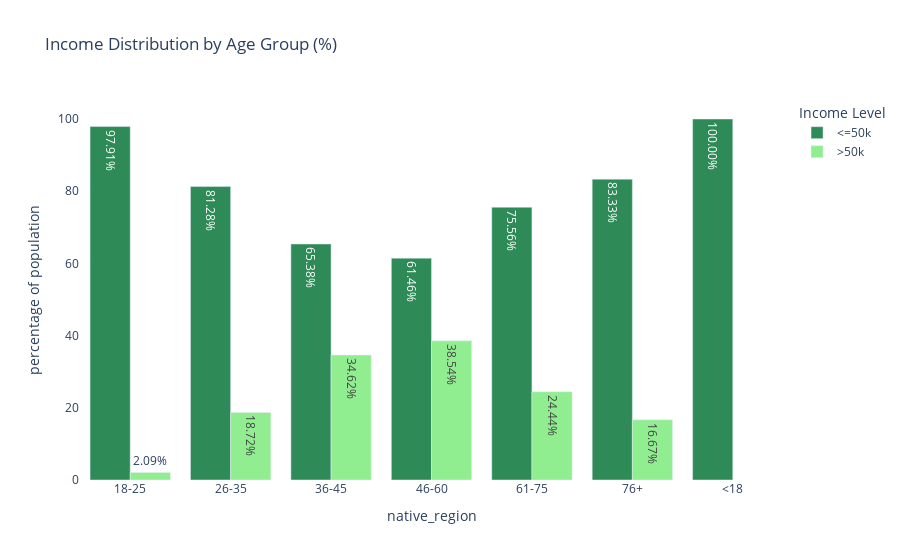
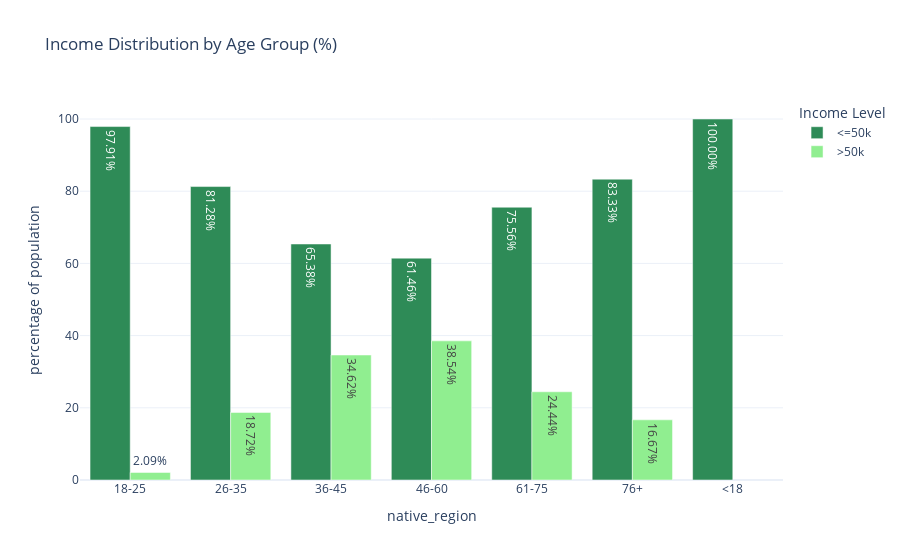
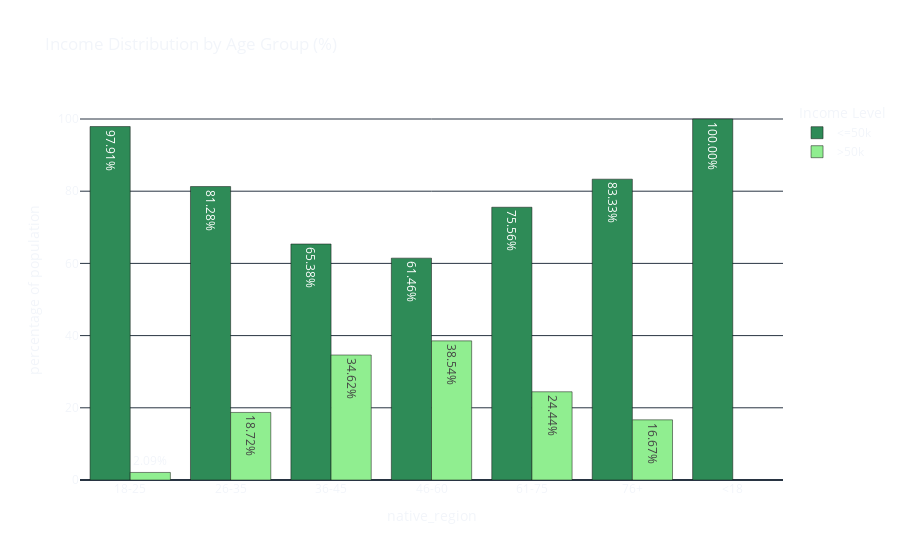
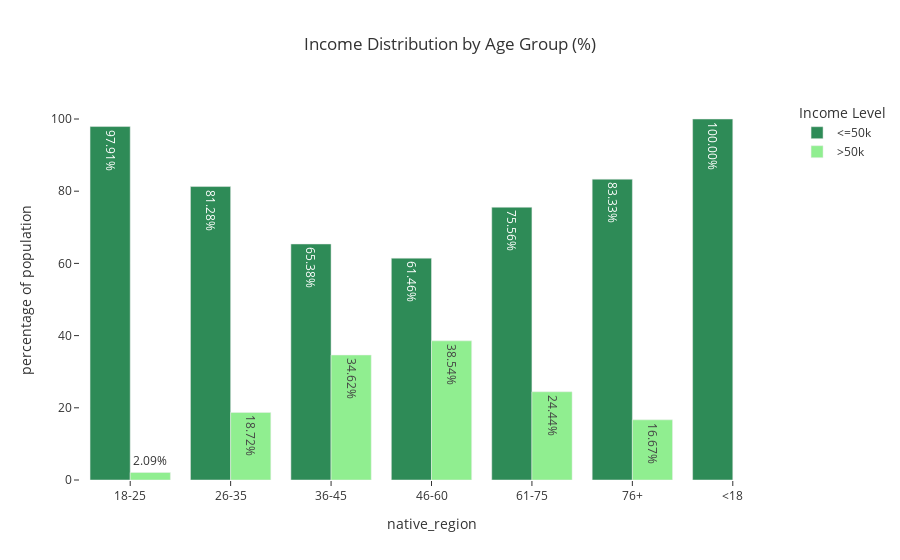

The notebook cell saved with these charts, in order:
### Markdown cell above
All individuals under 18 earn <=50K, likely due to being students, minors, or ineligible for full-time employment. Extremely few young adults (2.1%) exceed 50K, as most are early in their careers, pursuing education, or in entry-level jobs. For the 26-35 age group, there's a noticeable improvement — roughly 1 in 5 individuals in this group earn >50K, reflecting early career progression and accumulation of qualifications/experience. A substantial income increase is seen in the 36-45 age group: over a third now earn >50K. This is typically considered prime earning age where individuals settle into stable, higher-paying positions. Highest proportion of >50K earners is seen amongst individuals aged between 46 and 60— nearly 4 in 10. This reflects career maturity, peak seniority levels, and accumulated experience. There's a drop-off in high incomes as many transition to retirement, part-time, or less demanding roles in the age group 61-75. Yet about 1 in 4 still earn >50K. Most in 76+ age group earn <=50K, likely due to retirement, pensions, or fixed incomes — but a small minority still earn higher incomes, possibly through continued work or investments.

### Code cell
themes = ["plotly", "plotly_white", "plotly_dark", "ggplot2", "seaborn", "simple_white", "presentation", "xgridoff", "gridon", "none"]
for theme in themes:
  fig.update_layout(template=theme)

  fig.show()

### Figure 1 — Plotly figure (JSON) as saved in the notebook; plotly's stock layout.template omitted (floating-point values rounded to 4 significant figures)
{"data": [{"alignmentgroup": "True", "hovertemplate": "income=<=50k<br>age_group=%{x}<br>percentage=%{text}<extra></extra>", "legendgroup": "<=50k", "marker": {"color": "seagreen", "pattern": {"shape": ""}}, "name": "<=50k", "offsetgroup": "<=50k", "orientation": "v", "showlegend": true, "text": [97.91, 81.28, 65.38, 61.46, 75.56, 83.33, 100.0], "textposition": "auto", "texttemplate": "%{text:.2f}%", "type": "bar", "x": ["18-25", "26-35", "36-45", "46-60", "61-75", "76+", "<18"], "xaxis": "x", "y": [97.91, 81.28, 65.38, 61.46, 75.56, 83.33, 100.0], "yaxis": "y"}, {"alignmentgroup": "True", "hovertemplate": "income=>50k<br>age_group=%{x}<br>percentage=%{text}<extra></extra>", "legendgroup": ">50k", "marker": {"color": "lightgreen", "pattern": {"shape": ""}}, "name": ">50k", "offsetgroup": ">50k", "orientation": "v", "showlegend": true, "text": [2.093, 18.72, 34.62, 38.54, 24.44, 16.67], "textposition": "auto", "texttemplate": "%{text:.2f}%", "type": "bar", "x": ["18-25", "26-35", "36-45", "46-60", "61-75", "76+"], "xaxis": "x", "y": [2.093, 18.72, 34.62, 38.54, 24.44, 16.67], "yaxis": "y"}], "layout": {"autosize": true, "barmode": "group", "legend": {"title": {"text": "Income Level"}, "tracegroupgap": 0}, "paper_bgcolor": "rgba(0, 0, 0, 0)", "plot_bgcolor": "rgba(0, 0, 0, 0)", "title": {"text": "Income Distribution by Age Group (%)"}, "xaxis": {"anchor": "y", "autorange": true, "domain": [0, 1], "range": [-0.5, 6.5], "title": {"text": "native_region"}, "type": "category"}, "yaxis": {"anchor": "x", "autorange": true, "domain": [0, 1], "range": [0, 105.3], "title": {"text": "percentage of population"}, "type": "linear"}}}

### Figure 2 — Plotly figure (JSON) as saved in the notebook; plotly's stock layout.template omitted (floating-point values rounded to 4 significant figures)
{"data": [{"alignmentgroup": "True", "hovertemplate": "income=<=50k<br>age_group=%{x}<br>percentage=%{text}<extra></extra>", "legendgroup": "<=50k", "marker": {"color": "seagreen", "pattern": {"shape": ""}}, "name": "<=50k", "offsetgroup": "<=50k", "orientation": "v", "showlegend": true, "text": [97.91, 81.28, 65.38, 61.46, 75.56, 83.33, 100.0], "textposition": "auto", "texttemplate": "%{text:.2f}%", "type": "bar", "x": ["18-25", "26-35", "36-45", "46-60", "61-75", "76+", "<18"], "xaxis": "x", "y": [97.91, 81.28, 65.38, 61.46, 75.56, 83.33, 100.0], "yaxis": "y"}, {"alignmentgroup": "True", "hovertemplate": "income=>50k<br>age_group=%{x}<br>percentage=%{text}<extra></extra>", "legendgroup": ">50k", "marker": {"color": "lightgreen", "pattern": {"shape": ""}}, "name": ">50k", "offsetgroup": ">50k", "orientation": "v", "showlegend": true, "text": [2.093, 18.72, 34.62, 38.54, 24.44, 16.67], "textposition": "auto", "texttemplate": "%{text:.2f}%", "type": "bar", "x": ["18-25", "26-35", "36-45", "46-60", "61-75", "76+"], "xaxis": "x", "y": [2.093, 18.72, 34.62, 38.54, 24.44, 16.67], "yaxis": "y"}], "layout": {"autosize": true, "barmode": "group", "legend": {"title": {"text": "Income Level"}, "tracegroupgap": 0}, "paper_bgcolor": "rgba(0, 0, 0, 0)", "plot_bgcolor": "rgba(0, 0, 0, 0)", "title": {"text": "Income Distribution by Age Group (%)"}, "xaxis": {"anchor": "y", "autorange": true, "domain": [0, 1], "range": [-0.5, 6.5], "title": {"text": "native_region"}, "type": "category"}, "yaxis": {"anchor": "x", "autorange": true, "domain": [0, 1], "range": [0, 105.3], "title": {"text": "percentage of population"}, "type": "linear"}}}

### Figure 3 — Plotly figure (JSON) as saved in the notebook; plotly's stock layout.template omitted (floating-point values rounded to 4 significant figures)
{"data": [{"alignmentgroup": "True", "hovertemplate": "income=<=50k<br>age_group=%{x}<br>percentage=%{text}<extra></extra>", "legendgroup": "<=50k", "marker": {"color": "seagreen", "pattern": {"shape": ""}}, "name": "<=50k", "offsetgroup": "<=50k", "orientation": "v", "showlegend": true, "text": [97.91, 81.28, 65.38, 61.46, 75.56, 83.33, 100.0], "textposition": "auto", "texttemplate": "%{text:.2f}%", "type": "bar", "x": ["18-25", "26-35", "36-45", "46-60", "61-75", "76+", "<18"], "xaxis": "x", "y": [97.91, 81.28, 65.38, 61.46, 75.56, 83.33, 100.0], "yaxis": "y"}, {"alignmentgroup": "True", "hovertemplate": "income=>50k<br>age_group=%{x}<br>percentage=%{text}<extra></extra>", "legendgroup": ">50k", "marker": {"color": "lightgreen", "pattern": {"shape": ""}}, "name": ">50k", "offsetgroup": ">50k", "orientation": "v", "showlegend": true, "text": [2.093, 18.72, 34.62, 38.54, 24.44, 16.67], "textposition": "auto", "texttemplate": "%{text:.2f}%", "type": "bar", "x": ["18-25", "26-35", "36-45", "46-60", "61-75", "76+"], "xaxis": "x", "y": [2.093, 18.72, 34.62, 38.54, 24.44, 16.67], "yaxis": "y"}], "layout": {"autosize": true, "barmode": "group", "legend": {"title": {"text": "Income Level"}, "tracegroupgap": 0}, "paper_bgcolor": "rgba(0, 0, 0, 0)", "plot_bgcolor": "rgba(0, 0, 0, 0)", "title": {"text": "Income Distribution by Age Group (%)"}, "xaxis": {"anchor": "y", "autorange": true, "domain": [0, 1], "range": [-0.5, 6.5], "title": {"text": "native_region"}, "type": "category"}, "yaxis": {"anchor": "x", "autorange": true, "domain": [0, 1], "range": [0, 105.3], "title": {"text": "percentage of population"}, "type": "linear"}}}

### Figure 4 — Plotly figure (JSON) as saved in the notebook; plotly's stock layout.template omitted (floating-point values rounded to 4 significant figures)
{"data": [{"alignmentgroup": "True", "hovertemplate": "income=<=50k<br>age_group=%{x}<br>percentage=%{text}<extra></extra>", "legendgroup": "<=50k", "marker": {"color": "seagreen", "pattern": {"shape": ""}}, "name": "<=50k", "offsetgroup": "<=50k", "orientation": "v", "showlegend": true, "text": [97.91, 81.28, 65.38, 61.46, 75.56, 83.33, 100.0], "textposition": "auto", "texttemplate": "%{text:.2f}%", "type": "bar", "x": ["18-25", "26-35", "36-45", "46-60", "61-75", "76+", "<18"], "xaxis": "x", "y": [97.91, 81.28, 65.38, 61.46, 75.56, 83.33, 100.0], "yaxis": "y"}, {"alignmentgroup": "True", "hovertemplate": "income=>50k<br>age_group=%{x}<br>percentage=%{text}<extra></extra>", "legendgroup": ">50k", "marker": {"color": "lightgreen", "pattern": {"shape": ""}}, "name": ">50k", "offsetgroup": ">50k", "orientation": "v", "showlegend": true, "text": [2.093, 18.72, 34.62, 38.54, 24.44, 16.67], "textposition": "auto", "texttemplate": "%{text:.2f}%", "type": "bar", "x": ["18-25", "26-35", "36-45", "46-60", "61-75", "76+"], "xaxis": "x", "y": [2.093, 18.72, 34.62, 38.54, 24.44, 16.67], "yaxis": "y"}], "layout": {"autosize": true, "barmode": "group", "legend": {"title": {"text": "Income Level"}, "tracegroupgap": 0}, "paper_bgcolor": "rgba(0, 0, 0, 0)", "plot_bgcolor": "rgba(0, 0, 0, 0)", "title": {"text": "Income Distribution by Age Group (%)"}, "xaxis": {"anchor": "y", "autorange": true, "domain": [0, 1], "range": [-0.5, 6.5], "title": {"text": "native_region"}, "type": "category"}, "yaxis": {"anchor": "x", "autorange": true, "domain": [0, 1], "range": [0, 105.3], "title": {"text": "percentage of population"}, "type": "linear"}}}
